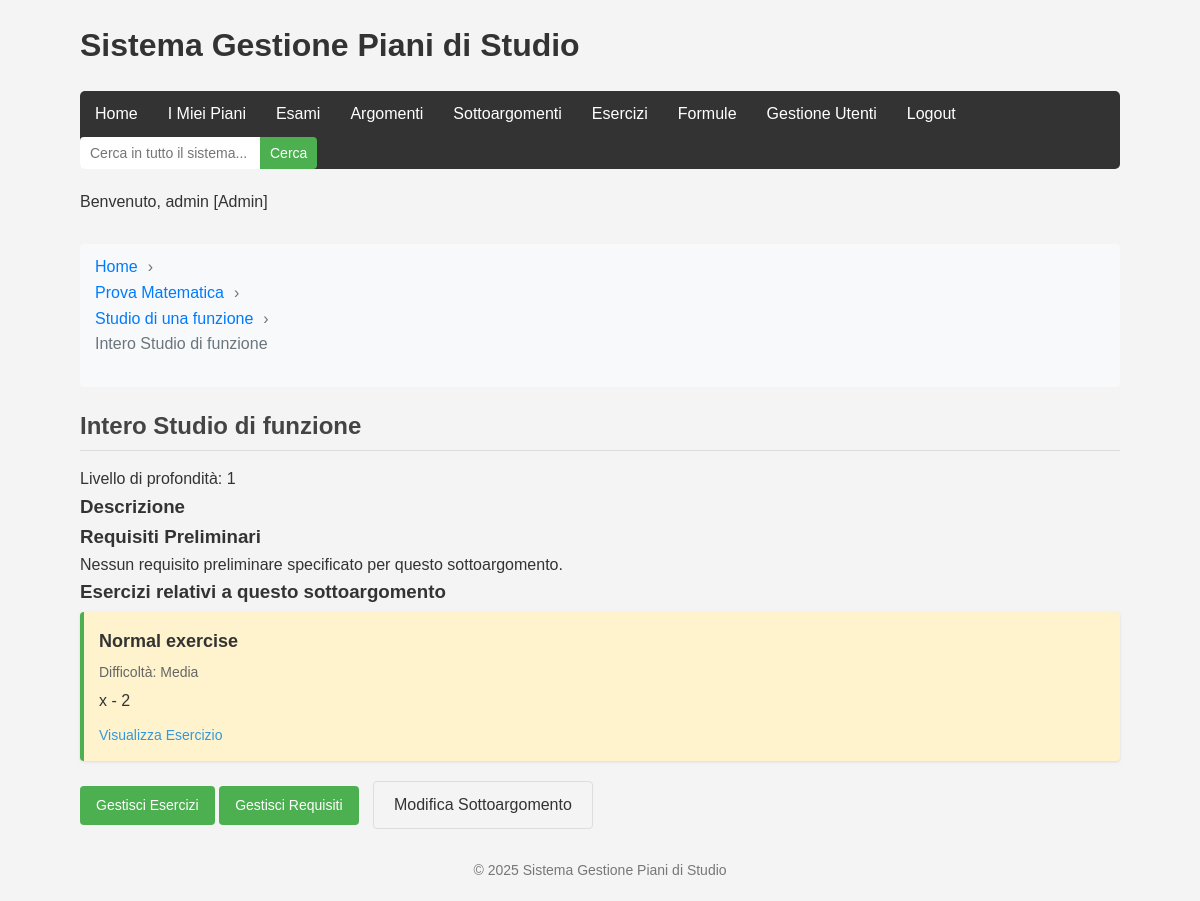
The app's page /pages/view_pages/view_sottoargomento.php?id=3 (signed in) with its own data.
### tables this page shows
CREATE TABLE `sottoargomenti` (
  `id` int(11) NOT NULL,
  `argomento_id` int(11) NOT NULL,
  `titolo` varchar(100) NOT NULL,
  `descrizione` text DEFAULT NULL,
  `livello_profondita` int(11) DEFAULT 1
);

CREATE TABLE `esercizi` (
  `id` int(11) NOT NULL,
  `sottoargomento_id` int(11) NOT NULL,
  `titolo` varchar(100) NOT NULL,
  `testo` text NOT NULL,
  `soluzione` text DEFAULT NULL,
  `difficolta` int(11) DEFAULT 2
);

### models/sottoargomento.php (called while the page is built, shortened)
<?php
class SottoArgomento {
    private $conn;
    private $table_name = "sottoargomenti";
    public $id;
    public function __construct($db) {
        $this->conn = $db;
    }
    public function readOne() {
        $query = "SELECT s.*, a.titolo as argomento_titolo
                  FROM " . $this->table_name . " s
                  LEFT JOIN argomenti a ON s.argomento_id = a.id
                  WHERE s.id = :id
                  LIMIT 0,1";
        $stmt = $this->conn->prepare($query);
        $stmt->bindParam(":id", $this->id);
        $stmt->execute();
        $row = $stmt->fetch(PDO::FETCH_ASSOC);
        if ($row) {
            return $row;
        }
        return [];
    }
}
?>

### models/sottoargomento_requisito.php (called while the page is built, shortened)
<?php
class SottoargomentoRequisito {
    private $conn;
    private $table_name = "sottoargomento_requisito";
    public function __construct($db) {
        $this->conn = $db;
    }
    public function readBySottoargomento($sottoargomento_id) {
        $query = "SELECT sr.*,
                    CASE
                        WHEN sr.requisito_tipo = 'argomento' THEN a.titolo
                        WHEN sr.requisito_tipo = 'sottoargomento' THEN s.titolo
                        ELSE NULL
                    END as requisito_nome
                  FROM " . $this->table_name . " sr
                  LEFT JOIN argomenti a ON sr.requisito_tipo = 'argomento' AND sr.requisito_id = a.id
                  LEFT JOIN sottoargomenti s ON sr.requisito_tipo = 'sottoargomento' AND sr.requisito_id = s.id
                  WHERE sr.sottoargomento_id = :sottoargomento_id
                  ORDER BY sr.data_creazione ASC";
        $stmt = $this->conn->prepare($query);
        $stmt->bindParam(":sottoargomento_id", $sottoargomento_id);
        $stmt->execute();
        return $stmt;
    }
}
?>

### models/esercizio.php (called while the page is built, shortened)
<?php
class Esercizio {
    private $conn;
    private $table_name = "esercizi";
    public function __construct($db) {
        $this->conn = $db;
    }
    public function readBySottoArgomento($sottoargomento_id) {
        $query = "SELECT * FROM " . $this->table_name . "
                  WHERE sottoargomento_id = :sottoargomento_id
                  ORDER BY difficolta ASC, titolo ASC";
        $stmt = $this->conn->prepare($query);
        $stmt->bindParam(":sottoargomento_id", $sottoargomento_id);
        $stmt->execute();
        return $stmt;
    }
}
?>

### models/argomento.php (called while the page is built, shortened)
<?php
class Argomento {
    private $conn;
    private $table_name = "argomenti";
    public $id;
    public function __construct($db) {
        $this->conn = $db;
    }
    public function readOne() {
        $query = "SELECT a.*, e.nome as esame_nome
                  FROM " . $this->table_name . " a
                  LEFT JOIN esami e ON a.esame_id = e.id
                  WHERE a.id = :id
                  LIMIT 0,1";
        $stmt = $this->conn->prepare($query);
        $stmt->bindParam(":id", $this->id);
        $stmt->execute();
        $row = $stmt->fetch(PDO::FETCH_ASSOC);
        if ($row) {
            return $row;
        }
        return [];
    }
}
?>

### pages/view_pages/view_sottoargomento.php (the view, shortened to what this page needs)
<?php
include_once '../../ui/includes/header_view.php';
include_once '../../models/sottoargomento.php';
include_once '../../models/argomento.php';
include_once '../../models/esercizio.php';
include_once '../../models/sottoargomento_requisito.php';
$database = new Database();
$db = $database->getConnection();
$sottoargomento = new SottoArgomento($db);
$argomento = new Argomento($db);
$esercizio = new Esercizio($db);
$sottoargomentoRequisito = new SottoargomentoRequisito($db);
$sottoargomento_id = isset($_GET['id']) ? $_GET['id'] : null;
$sottoargomento->id = $sottoargomento_id;
$sottoargomento_info = $sottoargomento->readOne();
$argomento->id = $sottoargomento_info['argomento_id'];
$argomento_info = $argomento->readOne();
include_once '../components/shared/breadcrumb.php';
?>
<div class="sottoargomento-view">
    <h2><?php echo htmlspecialchars($sottoargomento_info['titolo']); ?></h2>
    <div class="sottoargomento-meta">
        <p>Livello di profondità: <?php echo $sottoargomento_info['livello_profondita']; ?></p>
    </div>
    <div class="sottoargomento-description">
        <h3>Descrizione</h3>
    </div>
    <div class="sottoargomento-requisiti">
        <h3>Requisiti Preliminari</h3>
        <?php
        $requisiti = $sottoargomentoRequisito->readBySottoargomento($sottoargomento_id);
        $requisiti_count = $requisiti->rowCount();
        if ($requisiti_count > 0):
        ?>
        <ul class="requisiti-list">
            <?php while ($row = $requisiti->fetch(PDO::FETCH_ASSOC)): ?>
                <li>
                    <?php
                    $link_text = htmlspecialchars($row['requisito_nome']);
                    $link_url = '';
                    if ($row['requisito_tipo'] === 'argomento') {
                        $link_url = '../view_pages/view_argomento.php?id=' . $row['requisito_id'];
                    } else if ($row['requisito_tipo'] === 'sottoargomento') {
                        $link_url = 'view_sottoargomento.php?id=' . $row['requisito_id'];
                    }
                    if (!empty($link_url)) {
                        echo '<a href="' . $link_url . '">' . $link_text . '</a>';
                    } else {
                        echo $link_text;
                    }
                    echo ' <span class="requisito-tipo">(' . ucfirst($row['requisito_tipo']) . ')</span>';
                    ?>
                </li>
            <?php endwhile; ?>
        </ul>
        <?php else: ?>
        <p>Nessun requisito preliminare specificato per questo sottoargomento.</p>
        <?php endif; ?>
    </div>
    <div class="related-exercises">
        <h3>Esercizi relativi a questo sottoargomento</h3>
        <?php
        $stmt = $esercizio->readBySottoArgomento($sottoargomento_id);
        if ($stmt->rowCount() > 0) {
            echo "<ul class='item-list'>";
            while ($row = $stmt->fetch(PDO::FETCH_ASSOC)) {
                extract($row);
                $difficolta_class = "difficulty-$difficolta";
                $difficolta_text = ($difficolta == 1) ? "Facile" : (($difficolta == 2) ? "Media" : "Difficile");
                echo "<li class='$difficolta_class'>
                        <div class='item-title'>" . htmlspecialchars($titolo) . "</div>
                        <div class='item-meta'>Difficoltà: $difficolta_text</div>
                        <div class='item-description'>" . nl2br(htmlspecialchars(substr($testo, 0, 150))) . (strlen($testo) > 150 ? "..." : "") . "</div>
                        <div class='item-actions'>
                            <a href='view_esercizio.php?id=$id'>Visualizza Esercizio</a>
                        </div>
                    </li>";
            }
            echo "</ul>";
        } else {
            echo "<p>Nessun esercizio trovato per questo sottoargomento.</p>";
            if (isset($_SESSION['user_id'])) {
                echo "<a href='../esercizi.php?sottoargomento_id={$sottoargomento_id}' class='btn-primary'>Aggiungi Esercizi</a>";
            }
        }
        ?>
    </div>
    <div class="sottoargomento-actions">
        <a href="../esercizi.php?sottoargomento_id=<?php echo $sottoargomento_id; ?>" class="btn-primary">Gestisci Esercizi</a>
        <?php if (isset($_SESSION['user_id'])): ?>
            <a href="../requisiti_sottoargomento.php?sottoargomento_id=<?php echo $sottoargomento_id; ?>" class="btn-primary">Gestisci Requisiti</a>
            <a href="../sottoargomenti.php?edit=<?php echo $sottoargomento_id; ?>&argomento_id=<?php echo $argomento_info['id']; ?>" class="btn-secondary">Modifica Sottoargomento</a>
        <?php endif; ?>
    </div>
</div>
<?php
include_once '../../ui/includes/footer.php';
?>

### records on screen
sottoargomenti: titolo "Intero Studio di funzione", livello_profondita "1"
esercizi: titolo "Normal exercise", difficolta "Media", testo "x - 2"

### other values on screen
$_SESSION['username'] "admin"
$item['text'] "Home"
$item['text'] "Prova Matematica"
$item['text'] "Studio di una funzione"
$item['text'] "Intero Studio di funzione"
